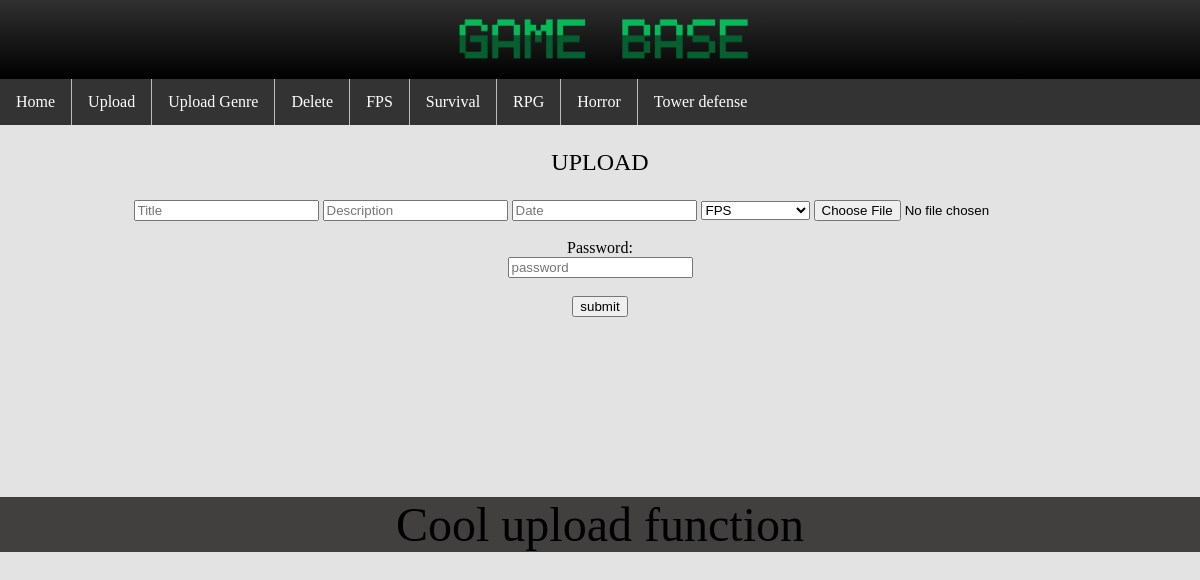
Before: /upload with the older database file.
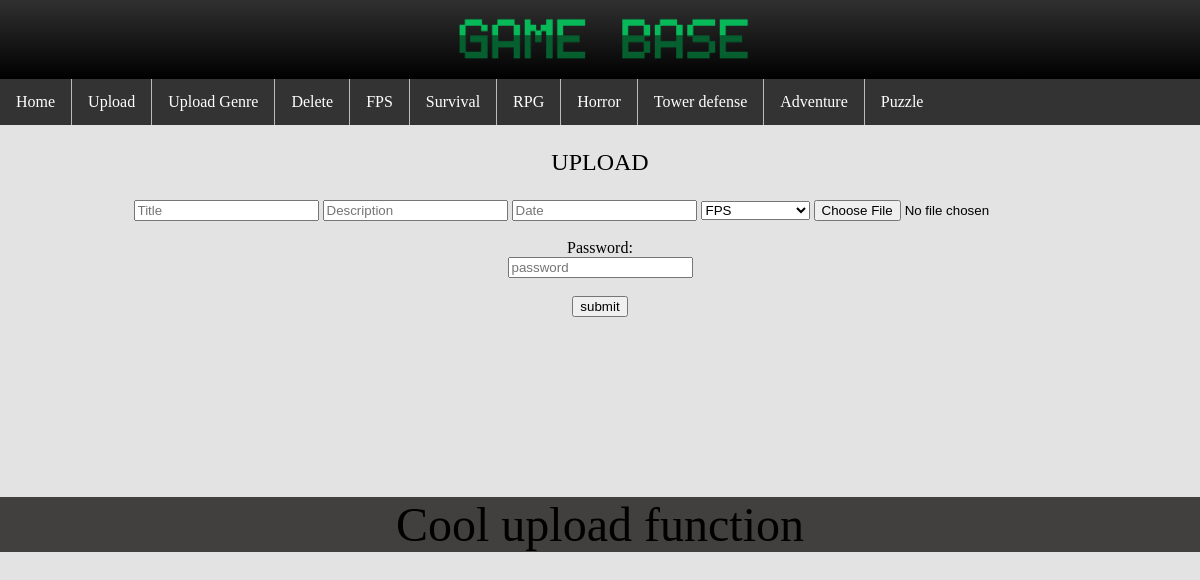
After: the same page with the newer database file.
### tables this page shows
CREATE TABLE genre (id INTEGER PRIMARY KEY AUTOINCREMENT, genreName TEXT);

### webapp.py (the view, shortened to what this page needs)
@app.route('/upload', methods=['GET', 'POST'])
def upload_file():
    cursor = get_db().cursor()
    sql = "SELECT genre.id, genre.genreName FROM genre"
    cursor.execute(sql)
    results = cursor.fetchall()
    cursor = get_db().cursor()
    sql = "SELECT genre.id,genre.genreName FROM genre "
    cursor.execute(sql)
    Genres = cursor.fetchall()
    return render_template ("uploadForm.html", results=results, Genres=Genres)

### webapp.py (called while the page is built)
def get_db():
    db = getattr(g, '_database', None)
    if db is None:
        db = g._database = sqlite3.connect(DATABASE)
    return db

@app.teardown_appcontext
def close_connection(exception):
    db = getattr(g, '_database', None)
    if db is not None:
        db.close()

### templates/uploadForm.html (shortened to what this page needs)
<!DOCTYPE html>
<html lang="en">
<head>
    <link rel="stylesheet" href="/static/css/style.css">
</head>
<body>
    <header>
        <div class ="Hmain">
            <img src = "/static/images/SET/HEADER.png" height="30%" width="30%">
        </div>
    </header>
    <ul>
        <li><a href="{{url_for('content')}}">Home</a></li>
        <li><a href="{{url_for('upload_file')}}">Upload</a></li>
        <li><a href="{{url_for('upload_Genre')}}">Upload Genre</a></li>
        <li><a href="{{url_for('choose_delete_game')}}">Delete</a></li>
        {% for item in Genres %}
         <li><a href="{{url_for('genre',id = item[0] )}}">{{item[1]}}</a></li>
        {% endfor %}
    </ul>
    <div class = uploadText>
        <p>UPLOAD</p>
    </div>
    <div class = forms>
        <form action="/upload" method="post" enctype="multipart/form-data" >
            <input type="text" name="title_name" placeholder="Title"required>
            <input type="text" name="desc_name" placeholder="Description"required>
            <input type="text" name="date_name" placeholder="Date"required>
            <select name = "genre_name" required>
                {% for item in results %}
                    <option value="{{item[0]}}">{{item[1]}}</option>
                {% endfor %}
            </select>
            <input type="file" name="file_name" accept=".png,.jpg" required><br><br>
            <label>Password:</label><br>
            <input type="password" placeholder="password" required><br><br>
            <input type="submit" value="submit" >
        </form>
    </div>
</body>
<footer>Cool upload function</footer>
</html>

Changed rows visible on the page:
added genre: genreName "Adventure"
added genre: genreName "Puzzle"
